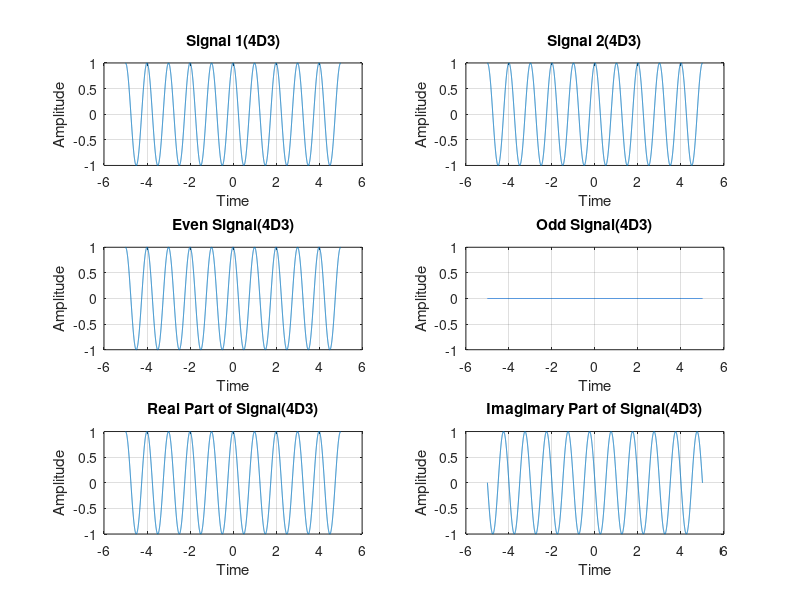

Source code (MATLAB):
clear all
close all

t = -5:0.001:5;

x1 = exp(1i*2*pi.*t);  %Exponential Signal
%x1 = cos(t);           Cosine Signal
%x1 = sin(t);           Sine Signal
subplot(3,2,1);
plot(t,x1);
xlabel("Time");
ylabel("Amplitude");
title("Signal 1(4D3)");
grid;

x2 = exp((-1i)*2*pi.*t);   %Exponential Signal
%x2 = cos(-t);           Cosine Signal
%x2  = sin(-t);          Sine Signal
subplot(3,2,2);
plot(t,x2);
xlabel("Time");
ylabel("Amplitude");
title("Signal 2(4D3)");
grid;

if(x1==x2)
    disp("The given Signal is Even");
    
else if(x1==-x2)
    disp("The given Signal is Odd");

else
    disp("The given Signal is Neither Even Nor Odd");

end
end
xe = (x1+x2)/2;

subplot(3,2,3);
plot(t,xe);
xlabel("Time");
ylabel("Amplitude");
title("Even Signal(4D3)");
grid;

xo = (x1-x2)/2;

subplot(3,2,4);
plot(t,xo);
xlabel("Time");
ylabel("Amplitude");
title("Odd Signal(4D3)");
grid;

Real = real(x1);

subplot(3,2,5);
plot(t,Real);
xlabel("Time");
ylabel("Amplitude");
title("Real Part of Signal(4D3)");
grid;

Imagimary = imag(x2);

subplot(3,2,6);
plot(t,Imagimary);
xlabel("Time");
ylabel("Amplitude");
title("Imagimary Part of Signal(4D3)");
grid;
